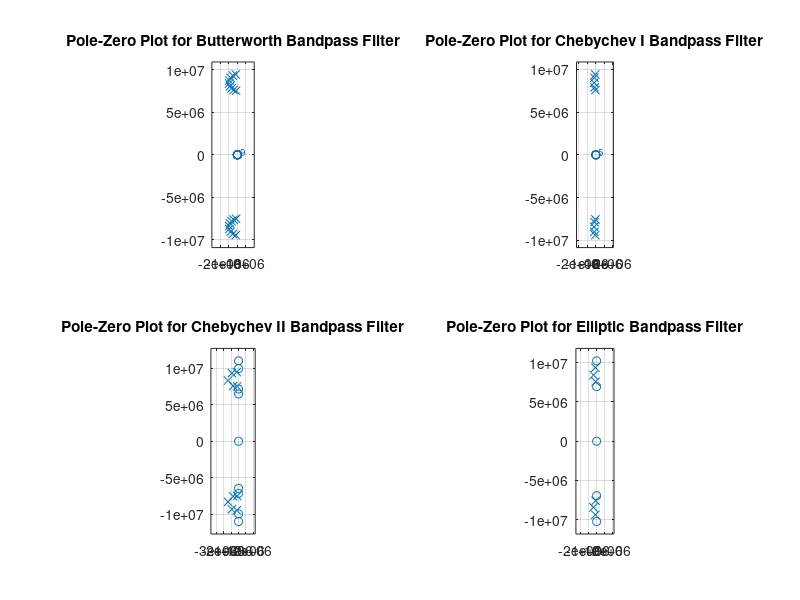
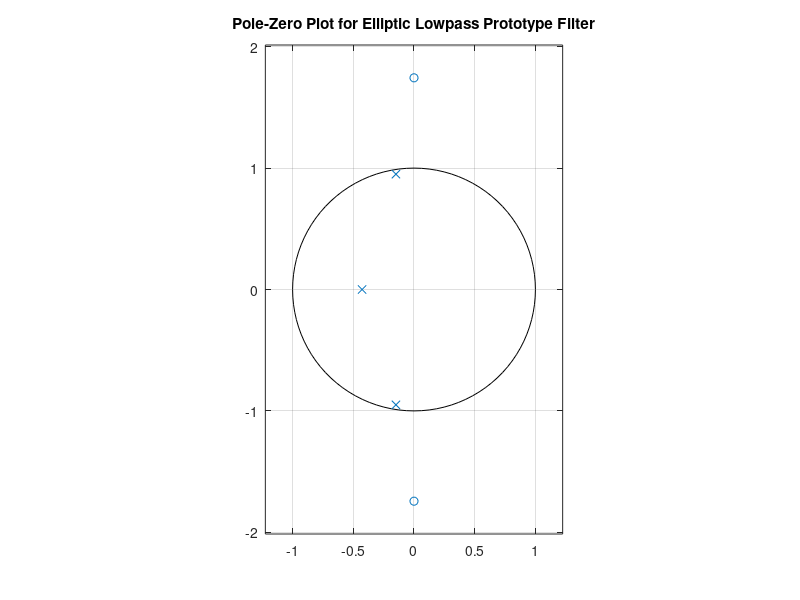

The MATLAB script that drew these images, in order: (Note: this script raises an error after producing the figures.)
%% Question 1
% Part A
close all

A_pass = 2;
A_stop = 30;

f_pass = [1.2e6, 1.5e6];
f_stop = [1.0e6, 1.6e6];

w_pass = 2*pi*f_pass;
w_stop = 2*pi*f_stop;

B = w_pass(2) - w_pass(1);
w0 = sqrt(w_pass(2)*w_pass(1));

w_proto_10 = abs(((w_stop(1)).^2 - w0^2)./(B*w_stop(1)));
w_proto_16 = abs(((w_stop(2)).^2 - w0^2)./(B*w_stop(2)));
% Choose w_proto_16, as magnitude of w_proto_16 < w_proto_10

% Part B
% explitit formula for Butterworth filter order
nButter = ceil(0.5*log10((10^(A_stop/10) - 1)/(10^(A_pass/10)-1))/log10(w_proto_16/1));
% explicit formula for Chebychev filter order
nCheby = ceil(acosh(sqrt((10^(A_stop/10) - 1)/(10^(A_pass/10)-1)))/acosh(w_proto_16/1));
% Bandpass filter orders are 2*n. Bandpass Butter Order: 18. Bandpass Cheby
% Order: 10

% Part C
[n_b, Wn_b] = buttord(w_pass, w_stop, A_pass, A_stop, 's'); % n = 9 -> 2n = 18
[z_b, p_b, k_b] = butter(n_b, Wn_b, 's');

[n_c1, Wn_c1] = cheb1ord(w_pass, w_stop, A_pass, A_stop, 's');
[z_c1, p_c1, k_c1] = cheby1(n_c1, A_pass, Wn_c1, 's'); % n = 5 -> 2n = 10

[n_c2, Wn_c2] = cheb2ord(w_pass, w_stop, A_pass, A_stop, 's');
[z_c2, p_c2, k_c2] = cheby2(n_c2, A_stop, Wn_c2, 's'); % n = 5 -> 2n = 10

[n_e, Wp_e] = ellipord(w_pass, w_stop, A_pass, A_stop, 's');
[z_e, p_e, k_e] = ellip(n_e, A_pass, A_stop, Wp_e, 's');

% Part D
figure;
subplot(2,2,1);
zplane(z_b, p_b);
grid on
title("Pole-Zero Plot for Butterworth Bandpass Filter");
subplot(2,2,2);
zplane(z_c1, p_c1);
grid on
title("Pole-Zero Plot for Chebychev I Bandpass Filter");
subplot(2,2,3);
zplane(z_c2, p_c2);
grid on
title("Pole-Zero Plot for Chebychev II Bandpass Filter");
subplot(2,2,4);
zplane(z_e, p_e);
grid on
title("Pole-Zero Plot for Elliptic Bandpass Filter");

% Part E ??? WHY IS IT 1 for WprotoP
[n_e_lp, Wp_e_lp] = ellipord(1, w_proto_16, A_pass, A_stop, 's');
[z_e_lp, p_e_lp, k_e_lp] = ellip(n_e_lp, A_pass, A_stop, Wp_e_lp, 's');
figure;
zplane(z_e_lp, p_e_lp);
grid on;
title("Pole-Zero Plot for Elliptic Lowpass Prototype Filter");

% Part F
[b_b, a_b] = zp2tf(z_b, p_b, k_b);
[b_c1, a_c1] = zp2tf(z_c1, p_c1, k_c1);
[b_c2, a_c2] = zp2tf(z_c2, p_c2, k_c2);
[b_e, a_e] = zp2tf(z_e, p_e, k_e);

[h_b, wout_b] = freqs(b_b, a_b, 100000);
[h_c1, wout_c1] = freqs(b_c1, a_c1, 100000);
[h_c2, wout_c2] = freqs(b_c2, a_c2, 100000);
[h_e, wout_e] = freqs(b_e, a_e, 100000);

stop_lb = linspace(0, 1000e3);
stop_ub = linspace(1600e3, 3000e3);
passbounds = linspace(1200e3, 1500e3);


butterdb = 20*log10(abs(h_b));
butterphase = unwrap(angle(h_b)*180/pi);
cheby1db = 20*log10(abs(h_c1));
cheby1phase = unwrap(angle(h_c1)*180/pi);
cheby2db = 20*log10(abs(h_c2));
cheby2phase = unwrap(angle(h_c2)*180/pi);
ellipdb = 20*log10(abs(h_e));
ellipphase = unwrap(angle(h_e)*180/pi);
xmax = 3000e3;
ymin = -40;
ymax = 1;
mag_phase_plot("Analog Butterworth", stop_lb, passbounds, stop_ub, butterdb, butterphase, wout_b/(2*pi), xmax, ymin, ymax);
mag_phase_plot("Analog Chebychev I", stop_lb, passbounds, stop_ub, cheby1db, cheby1phase, wout_c1/(2*pi),xmax, ymin, ymax);
mag_phase_plot("Analog Chebychev II", stop_lb, passbounds, stop_ub, 20*log10(abs(h_c2)), cheby2phase, wout_c2/(2*pi),xmax, ymin, ymax);
mag_phase_plot("Analog Elliptic", stop_lb, passbounds, stop_ub, ellipdb, ellipphase, wout_e/(2*pi),xmax, ymin, ymax);

% Part G
figure
hold on
plot(wout_b/(2*pi), butterdb);
plot(wout_c1/(2*pi), 20*log10(abs(h_c1)));
plot(wout_c2/(2*pi), 20*log10(abs(h_c2)));
plot(wout_e/(2*pi), 20*log10(abs(h_e)));
plot(linspace(1.05e6, 1.55e6), -2*ones(100), 'k--');
plot(linspace(1.05e6, 1.55e6), zeros(100), 'k--');
hold off
title('Zoomed In Magnitude Response of the 4 Filters in the Passband');
legend({"Butterworth", "Chebychev I", "Chebychev II", "Elliptic"}, 'Location', 'South'); 
ylabel('Magnitude (dB)');
xlabel('Frequency (MHz)');
ylim([-3, 1]);
xlim([1.05e6, 1.55e6]);

% Part H
butter_lower = interp1(wout_b/(2e3*pi), butterdb, 1000);
butter_upper = interp1(wout_b/(2e3*pi), butterdb, 1600);

cheby1_lower = interp1(wout_c1/(2e3*pi), cheby1db, 1000);
cheby1_upper = interp1(wout_c1/(2e3*pi), cheby1db, 1600);

cheby2_lower = interp1(wout_c2/(2e3*pi), cheby2db, 1000);
cheby2_upper = interp1(wout_c2/(2e3*pi), cheby2db, 1600);

ellip_lower = interp1(wout_e/(2e3*pi), ellipdb, 1000);
ellip_upper = interp1(wout_e/(2e3*pi), ellipdb, 1600);

attenTable = [butter_lower, butter_upper; cheby1_lower, cheby1_upper; cheby2_lower, cheby2_upper; ellip_lower, ellip_upper]


%% Question 2
close all;
clc;
% Part B
sampling_rate = 6000e3;
% f_pass = [1.2e6, 1.5e6];
% f_stop = [1.0e6, 1.6e6];
% A_pass = 2;
% A_stop = 30;

f_pass_bilinear = f_pass/(sampling_rate/2);
f_stop_bilinear = f_stop/(sampling_rate/2);

[n1, Wn1] = buttord(f_pass_bilinear, f_stop_bilinear, A_pass, A_stop); % n = 9 -> 2n = 18
[z1 p1, k1] = butter(n1, Wn1);

[n2, Wn2] = cheb1ord(f_pass_bilinear, f_stop_bilinear, A_pass, A_stop);
[z2, p2, k2] = cheby1(n2, A_pass, Wn2); % n = 5 -> 2n = 10

[n3, Wn3] = cheb2ord(f_pass_bilinear, f_stop_bilinear, A_pass, A_stop);
[z3, p3, k3] = cheby2(n3, A_stop, Wn3); % n = 5 -> 2n = 10

[n4, Wn4] = ellipord(f_pass_bilinear, f_stop_bilinear, A_pass, A_stop);
[z4, p4, k4] = ellip(n4, A_pass, A_stop, Wn4);

% Orders for Digital IIR filters
butter_order_digital = n1*2;
cheby1_order_digital = n2*2;
cheby2_order_digital = n3*2;
ellip_order_digital = n4*2;


%Part C
[b1,a1] = zp2tf(z1,p1,k1);
[b2,a2] = zp2tf(z2,p2,k2);
[b3,a3] = zp2tf(z3,p3,k3);
[b4,a4] = zp2tf(z4,p4,k4);

[h1,w1] = freqz(b1,a1,100000, sampling_rate);
[h2,w2] = freqz(b2,a2,100000, sampling_rate);
[h3,w3] = freqz(b3,a3,100000, sampling_rate);
[h4,w4] = freqz(b4,a4,100000, sampling_rate);

stop_lb = linspace(0, 1000e3);
stop_ub = linspace(1600e3, 3000e3);
passbounds = linspace(1200e3, 1500e3);

mag_phase_plot("Digital Butterworth Filter via Bilinear Transform", stop_lb, passbounds, stop_ub, 20*log10(abs(h1)), unwrap(angle(h1)*180/pi), w1, sampling_rate/2, -40, 1);
mag_phase_plot("Digital Chebychev I Filter via Bilinear Transform", stop_lb, passbounds, stop_ub, 20*log10(abs(h2)), unwrap(angle(h2)*180/pi), w2, sampling_rate/2, -40, 1);
mag_phase_plot("Digital Chebychev II Filter via Bilinear Transform", stop_lb, passbounds, stop_ub, 20*log10(abs(h3)), unwrap(angle(h3)*180/pi), w3, sampling_rate/2, -40, 1);
mag_phase_plot("Digital Elliptic Filter via Bilinear Transform", stop_lb, passbounds, stop_ub, 20*log10(abs(h4)), unwrap(angle(h4)*180/pi), w4, sampling_rate/2, -40, 1);

% Part D
figure('Name', 'Pole-Zero Plots for Digital Filters via Bilinear Transfom');
subplot(2,2,1);
zplane(z1,p1);
title('Butterworth');
subplot(2,2,2);
zplane(z2,p2);
title('Chebychev I');
subplot(2,2,3);
zplane(z3,p3);
title('Chebychev II');
subplot(2,2,4);
zplane(z4,p4);
title('Elliptic')


%% Question 3
clc
close all
% Part A
[b5, a5] = impinvar(b_b, a_b, sampling_rate);
[b6, a6] = impinvar(b_c1, a_c1, sampling_rate);
[b7, a7] = impinvar(b_c2, a_c2, sampling_rate);
[b8, a8] = impinvar(b_e, a_e, sampling_rate);

o1 = filtord(b5, a5);
o2 = filtord(b6, a6);
o3 = filtord(b7, a7);
o4 = filtord(b8, a8);

[h5,w5] = freqz(b5,a5,100000, sampling_rate);
[h6,w6] = freqz(b6,a6,100000, sampling_rate);
[h7,w7] = freqz(b7,a7,100000, sampling_rate);
[h8,w8] = freqz(b8,a8,100000, sampling_rate);

stop_lb = linspace(0, 1000e3);
stop_ub = linspace(1600e3, 3000e3);
passbounds = linspace(1200e3, 1500e3);
mag_phase_plot("Digital Butterworth Filter via Impulse Invariance", stop_lb, passbounds, stop_ub, 20*log10(abs(h5)), unwrap(angle(h5)*180/pi), w1, sampling_rate/2, -40, 1);
mag_phase_plot("Digital Chebychev I Filter via Impulse Invariance", stop_lb, passbounds, stop_ub, 20*log10(abs(h6)), unwrap(angle(h6)*180/pi), w2, sampling_rate/2, -40, 1);
mag_phase_plot("Digital Chebychev II Filter via Impulse Invariance", stop_lb, passbounds, stop_ub, 20*log10(abs(h7)), unwrap(angle(h7)*180/pi), w3, sampling_rate/2, -40, 1);
mag_phase_plot("Digital Elliptic Filter via Impulse Invariance", stop_lb, passbounds, stop_ub, 20*log10(abs(h8)), unwrap(angle(h8)*180/pi), w4, sampling_rate/2, -40, 1);

[z5, p5, k5] = tf2zp(b5,a5);
[z6, p6, k6] = tf2zp(b6,a6);
[z7, p7, k7] = tf2zp(b7,a7);
[z8, p8, k8] = tf2zp(b8,a8);

figure('Name', 'Pole-Zero Plots for Digital Filters via Impulse Invariance');
subplot(2,2,1);
zplane(z5, p5);
title('Butterworth');
subplot(2,2,2);
zplane(z6, p6);
title('Chebychev 1');
subplot(2,2,3);
zplane(z7, p7);
title('Chebychev 2');
subplot(2,2,4);
zplane(z8, z8);
title('Elliptic');

% Part D
figure('Name', 'Butterworth');
subplot(2,1,1);
impulse(zpk(z_b, p_b, k_b));
title('Impulse Response of Analog Filter')
subplot(2,1,2);
impz(b5, a5, 211, sampling_rate);
title('Impulse Response of Digital Filter');

figure('Name', 'Chebychev I');
subplot(2,1,1);
impulse(zpk(z_c1, p_c1, k_c1));
title('Impulse Response of Analog Filter')
subplot(2,1,2);
impz(b6, a6, 481, sampling_rate);
title('Impulse Response of Digital Filter');

figure('Name', 'Chebychev II');
subplot(2,1,1);
impulse(zpk(z_c2, p_c2, k_c2));
title('Impulse Response of Analog Filter')
subplot(2,1,2);
impz(b7, a7, 181, sampling_rate);
title('Impulse Response of Digital Filter');

figure('Name', 'Elliptic');
subplot(2,1,1);
impulse(zpk(z_e, p_e, k_e));
title('Impulse Response of Analog Filter')
subplot(2,1,2);
impz(b8, a8, 241, sampling_rate);
title('Impulse Response of Digital Filter');

%% Question 4
close all
%a
cheb_wind = chebwin(31, 30);
[h_c, w_c] = freqz(cheb_wind, 1000);
h_c = h_c / h_c(1);

%b
[z_c, p_c, k_c] = tf2zpk(cheb_wind);
figure;
zplane(z_c, p_c);
title('Zeros of the Chebychev Window');
c_mlobe_w = abs((2*z_c(1))/(4*pi/31));
%mainlobe width= 4.9338

%c
figure;
plot(w_c/pi, 20*log10(abs(h_c)));
title('Magnitude Response of the Chebychev and Kaiser Windows');
xlabel('Frequency (Hz)');
ylabel('Magnitude (dB)');

%e & f
beta = 3.02;
hold on;
kaiser_wind = kaiser(31, beta);
[h_k, f_k] = freqz(kaiser_wind, 1000); 
h_k = h_k / h_k(1);
[z_k, p_k, k_k] = tf2zpk(kaiser_wind);
plot(f_k/pi, 20*log10(abs(h_k)));
legend('Chebychev Window', 'Kaiser Window');

figure;
zplane(z_c, z_k);
title('Zeros of the Chebychev and Kaiser Windows');
legend('Chebychev', 'Kaiser');

%g    
%beta = 3.02

%h
wvtool(kaiser_wind);
%peak sidelobe level = 24.8db

%i
cheb_etotal = sum((h_c.^2));
w0_cheb = islocalmin(abs(h_c));
w0_cheb = find(w0_cheb, 1, 'first');
cheb_elobe = sum(abs(h_c(w0_cheb:end).^2));
frac_cheb_elob = cheb_elobe / cheb_etotal;

kaiser_etotal = sum((h_k.^2));
w0_kaiser = islocalmin(abs(h_k));
w0_kaiser = find(w0_kaiser, 1, 'first');
kaiser_elobe = sum(abs(h_k(w0_kaiser:end).^2));
frac_kaiser_elob = kaiser_elobe / kaiser_etotal;


%% Question 5
close all
%a
deltaPass = abs((10^(2/20)-1)/(10^(2/20)+1));
deltaStop = abs(10^(-30/20));

fsamp = 6e6;
fcuts = [1e6 1.2e6 1.5e6 1.6e6];
mags = [0 1 0];
devs = [deltaStop deltaPass deltaStop];
[n_k, Wn_k, beta_k, ftype_k] = kaiserord(fcuts, mags, devs, fsamp);
%Kaiser window order = 93
f_k = kaiser(n_k+2, beta_k);
b_k = fir1(n_k+1, Wn_k, ftype_k, f_k, 'noscale');

[n_f, fo_f, ao_f, w_f] = firpmord(fcuts, mags, devs, fsamp);
%Park-McClellan window order = 56
b_f = firpm(n_f+2, fo_f, ao_f, w_f);

%b
figure;
subplot(2,1,1)
stem(1:length(b_k),b_k);
title('Stem Plot for Kaiser Filter');
xlabel('n');
ylabel('h[n]');

subplot(2,1,2)
stem(1:length(b_f), b_f);
title('Stem Plot for Parks-McClellan Filter');
xlabel('n');
ylabel('h[n]');

stop_lb = linspace(0, 1);
stop_ub = linspace(1.6, 3);
passbounds = linspace(1.2, 1.5);

[h_k, f_k] = freqz(b_k, 1, 1024, fsamp);
[h_f, fo_f] = freqz(b_f, 1, 1024, fsamp);

figure;
subplot(2,1,1);
hold on
plot(f_k/(1e6), 20*log10(abs(h_k)));
plot(stop_lb, -30*ones(length(stop_lb)), 'k--');
plot(stop_ub, -30*ones(length(stop_ub)), 'k--');
plot(passbounds, -2*ones(size(passbounds)), 'k--')
plot(passbounds, zeros(size(passbounds)), 'k--');
xlabel('Frequency (MHz)');
ylabel('Magnitude (dB)');
title('Magnitude Response of Kaiser Filter');
ylim([-50 2]);

subplot(2,1,2);
hold on
plot(fo_f/(1e6), 20*log10(abs(h_f)));
plot(stop_lb, -30*ones(length(stop_lb)), 'k--');
plot(stop_ub, -30*ones(length(stop_ub)), 'k--');
plot(passbounds, -2*ones(size(passbounds)), 'k--')
plot(passbounds, zeros(size(passbounds)), 'k--');
xlabel('Frequency (MHz)');
ylabel('Magnitude (dB)');
title('Magnitude Response of Parks-McClellan Filter');
ylim([-50 2]);

%c
mag_pass_lb_k = h_k(find(((f_k/(1e6) >= 1.2) & (f_k/(1e6) <= 1.5) )));
mag_stop_lb_k = h_k(find(((f_k/(1e6) >= 0) & (f_k/(1e6) <= 1) )));
mag_stop_ub_k = h_k(find(((f_k/(1e6) >= 1.6) & (f_k/(1e6) <= 3) )));
precise_var_k = 20*log10(abs(max(mag_pass_lb_k)-min(mag_pass_lb_k)))
min_atten_lb_k = 20*log10(abs(max(mag_stop_lb_k)))
min_atten_ub_k = 20*log10(abs(max(mag_stop_ub_k)))
%Kaiser
%precise variation = 2.3773dB
%minimum attenuation of lower stopband = -34.1127dB
%minimum attenuation of upper stopband = -28.9072dB

mag_pass_lb_f = h_f(find(((f_f/(1e6) >= 1.2) & (f_f/(1e6) <= 1.5) )));
mag_stop_lb_f = h_f(find(((f_f/(1e6) >= 0) & (f_f/(1e6) <= 1) )));
mag_stop_ub_f = h_f(find(((f_f/(1e6) >= 1.6) & (f_f/(1e6) <= 3) )));
precise_var_f = 20*log10(abs(max(mag_pass_lb_f)-min(mag_pass_lb_f)))
min_atten_lb_f = 20*log10(abs(max(mag_stop_lb_f)))
min_atten_ub_f = 20*log10(abs(max(mag_stop_ub_f)))
%Park-McClellan
%precise variation = 2.3773dB
%minimum attenuation of lower stopband = -34.1127dB
%minimum attenuation of upper stopband = -28.9072dB

%d
weight = deltaPass/deltaStop;
checkweight = (weight == w_f(find(w_f, 1, 'first')));
%checkweight = 1

%e
%Increasing the order by two decreases the strange ripple in the lower
%transition band.

